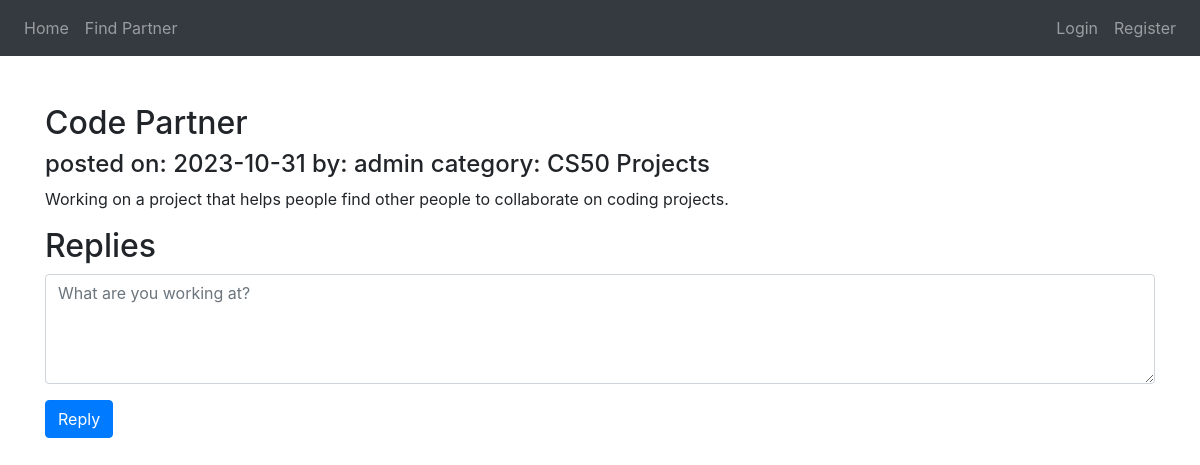
The page /post/2 on the database as committed earlier.
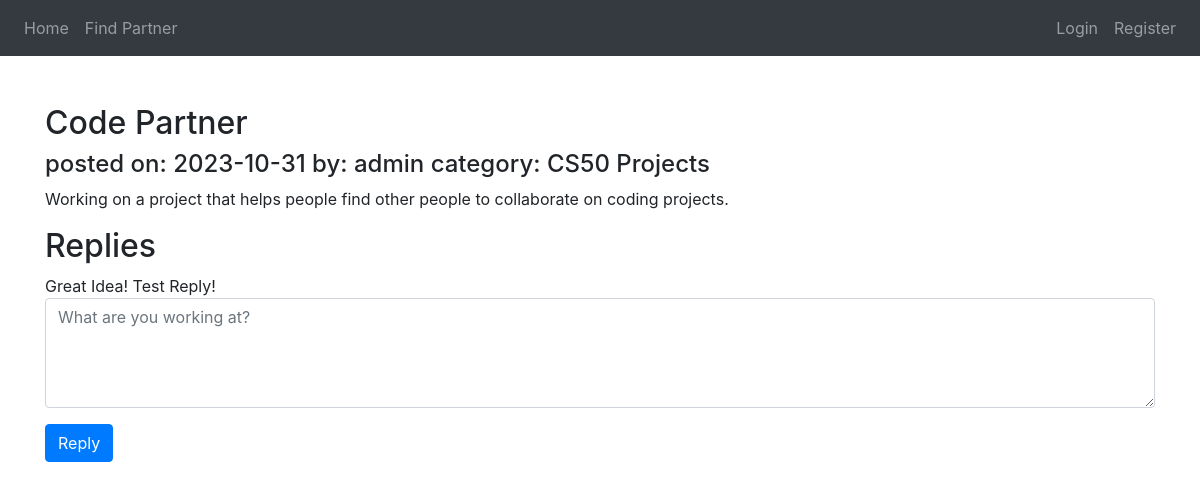
The same page on the database as committed later.
### tables this page shows
CREATE TABLE replies(
    id INTEGER PRIMARY KEY AUTOINCREMENT NOT NULL,
    post_id INTEGER NOT NULL,
    user_id INTEGER NOT NULL,
    content TEXT NOT NULL,
    creation_date DATETIME NOT NULL
);

### app.py (the view)
@app.route("/post/<int:id>", methods=["GET", "POST"])
def post(id):
    if request.method == "POST":
        cursor.execute("INSERT INTO replies (post_id, user_id, content, creation_date) VALUES (?, ?, ?, ?)", (id, int(session["user_id"]), request.form.get("reply"), date.today()))
        conn.commit()
    cursor.execute("""SELECT posts.title, posts.content, posts.creation_date, users.username, categories.category_name
                   FROM posts
                   JOIN users ON users.id = posts.user_id
                   JOIN categories ON categories.id = posts.category_id
                   WHERE posts.id = ?;""", [int(id)])
    post = cursor.fetchall()
    cursor.execute("""SELECT replies.content, replies.creation_date, users.username
                   FROM replies
                   JOIN users ON users.id = replies.user_id
                   WHERE post_id = ?""", [int(id)])
    replies = cursor.fetchall()
    return render_template("post.html", post=post, id = id, replies = replies)

### templates/post.html
{% extends "layout.html" %}
{% block main %}
    <h2>{{post[0][0]}}</h2>
    <h4>posted on: {{post[0][2]}} by: {{post[0][3]}} category: {{post[0][4]}}</h4>
    <p>{{ post[0][1] }}</p>
    <h2>Replies</h2>
    {% for reply in replies %}
        {{ reply[0] }}
    {% endfor %}
    <form action="/post/{{id}}" method="POST" id="replyform">
        <div class="mb-3">
            <textarea class="form-control mx-auto" id="reply" name="reply" form="replyform" rows="4" cols="50" maxlength="140" placeholder="What are you working at?"></textarea>
        </div>
        <button class="btn btn-primary" type="submit">Reply</button>
    </form>
{% endblock %}

Rows that differ between the two databases and show on the page:
added replies: content "Great Idea!"
added replies: content "Test Reply!"
